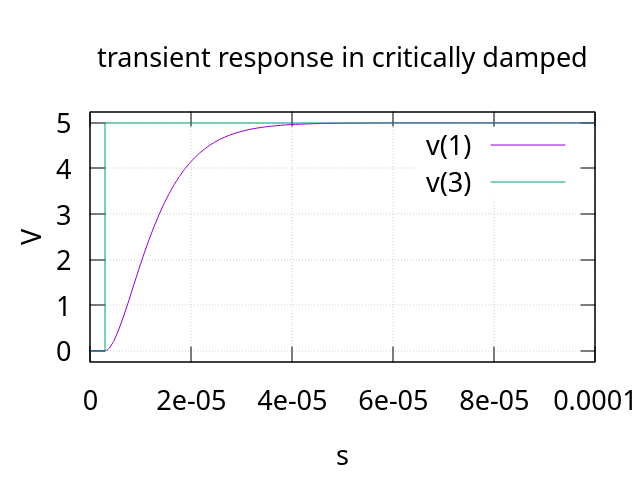

Generate this figure with gnuplot:
set encoding utf8
set termoption noenhanced
set title "transient response in critically damped"
set xlabel "s"
set ylabel "V"
set grid
unset logscale x 
set xrange [0.000000e+00:1.000000e-04]
unset logscale y 
set yrange [-2.500000e-01:5.250000e+00]
#set xtics 1
#set x2tics 1
#set ytics 1
#set y2tics 1
set format y "%g"
set format x "%g"
plot 'critical_trans.data' using 1:2 with lines lw 1 title "v(1)",\
'critical_trans.data' using 3:4 with lines lw 1 title "v(3)"
